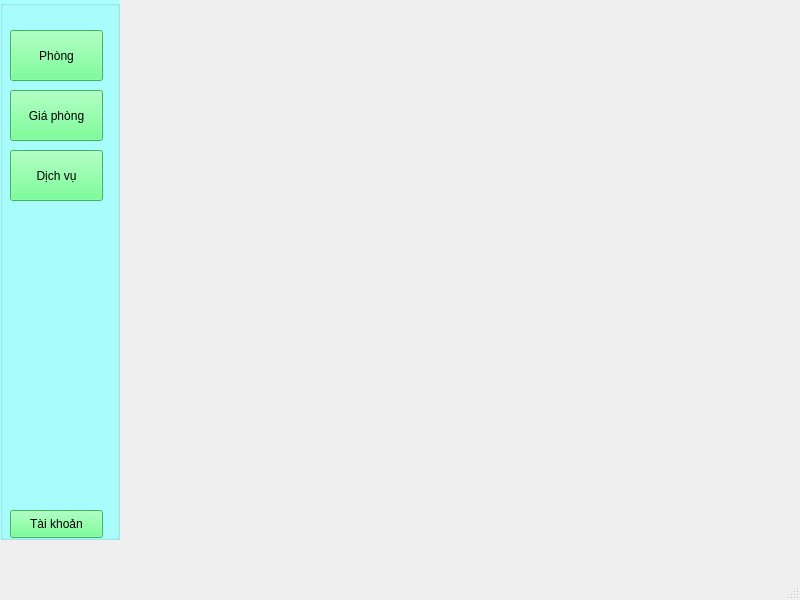
<?xml version="1.0" encoding="UTF-8"?>
<ui version="4.0">
 <class>MainWindow</class>
 <widget class="QMainWindow" name="MainWindow">
  <property name="geometry">
   <rect>
    <x>0</x>
    <y>0</y>
    <width>800</width>
    <height>600</height>
   </rect>
  </property>
  <property name="windowTitle">
   <string>MainWindow</string>
  </property>
  <widget class="QWidget" name="centralwidget">
   <widget class="QGroupBox" name="menu_bar">
    <property name="geometry">
     <rect>
      <x>0</x>
      <y>0</y>
      <width>120</width>
      <height>540</height>
     </rect>
    </property>
    <property name="styleSheet">
     <string notr="true">background-color: rgb(170, 255, 255);</string>
    </property>
    <property name="title">
     <string/>
    </property>
    <widget class="QPushButton" name="btn_phong">
     <property name="geometry">
      <rect>
       <x>10</x>
       <y>30</y>
       <width>93</width>
       <height>51</height>
      </rect>
     </property>
     <property name="cursor">
      <cursorShape>PointingHandCursor</cursorShape>
     </property>
     <property name="styleSheet">
      <string notr="true">background-color: rgb(85, 255, 127);</string>
     </property>
     <property name="text">
      <string>Phòng</string>
     </property>
    </widget>
    <widget class="QPushButton" name="btn_gia">
     <property name="geometry">
      <rect>
       <x>10</x>
       <y>90</y>
       <width>93</width>
       <height>51</height>
      </rect>
     </property>
     <property name="styleSheet">
      <string notr="true">background-color: rgb(85, 255, 127);</string>
     </property>
     <property name="text">
      <string>Giá phòng</string>
     </property>
    </widget>
    <widget class="QPushButton" name="btn_taikhoan">
     <property name="geometry">
      <rect>
       <x>10</x>
       <y>510</y>
       <width>93</width>
       <height>28</height>
      </rect>
     </property>
     <property name="styleSheet">
      <string notr="true">background-color: rgb(85, 255, 127);</string>
     </property>
     <property name="text">
      <string>Tài khoản</string>
     </property>
    </widget>
    <widget class="QPushButton" name="btn_dichvu">
     <property name="geometry">
      <rect>
       <x>10</x>
       <y>150</y>
       <width>93</width>
       <height>51</height>
      </rect>
     </property>
     <property name="styleSheet">
      <string notr="true">background-color: rgb(85, 255, 127);</string>
     </property>
     <property name="text">
      <string>Dịch vụ</string>
     </property>
    </widget>
   </widget>
   <widget class="QStackedWidget" name="man_hinh">
    <property name="geometry">
     <rect>
      <x>120</x>
      <y>0</y>
      <width>680</width>
      <height>540</height>
     </rect>
    </property>
    <property name="styleSheet">
     <string notr="true"/>
    </property>
    <property name="currentIndex">
     <number>1</number>
    </property>
    <widget class="QWidget" name="phong_screen"/>
    <widget class="QWidget" name="gia_screen"/>
    <widget class="QWidget" name="dichvu_screen"/>
    <widget class="QWidget" name="taikhoan_screen"/>
   </widget>
  </widget>
  <widget class="QMenuBar" name="menubar">
   <property name="geometry">
    <rect>
     <x>0</x>
     <y>0</y>
     <width>800</width>
     <height>26</height>
    </rect>
   </property>
  </widget>
  <widget class="QStatusBar" name="statusbar"/>
 </widget>
 <resources/>
 <connections/>
</ui>
